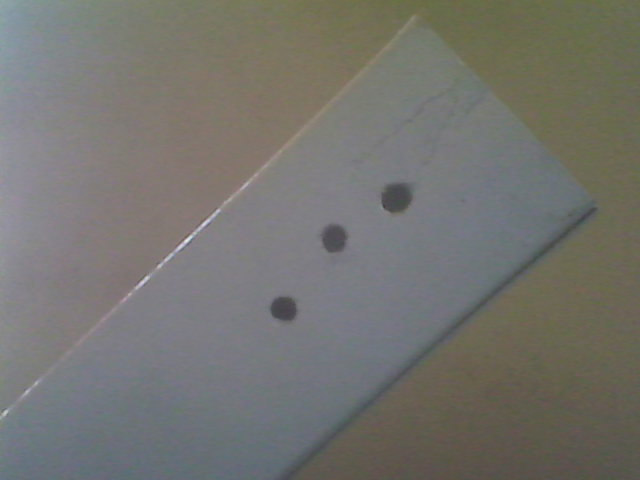
#> input picture tarea6/lb7-1.png, 640 x 480 px
$ python hole.py lb7-1.png   (Python 2 division)   (older library calls are emulated)
#> lines starting #> are read from the running program, lines starting #| are printed output that depends on the picture; after the words box and inside, x2 and y2 are one past the last pixel; in counts of white or black regions, pixels touching at a corner belong together; long printed decimals are rounded
#! /usr/bin/python
from time import time
from random import randint
from sys import argv, exit
from math import fabs, pow, sqrt
from PIL import Image, ImageOps, ImageDraw, ImageFont
from subprocess import call


def gradient(image, mask_type='prewitt', const = 2.0):

    indice_mascara = {
        "sobelx":[[-1.0*const, 0.0, 1.0*const], [-2.0*const, 0.0, 2.0*const], [-1.0*const, 0.0, 1.0*const]],
        "sobely":[[1.0*const, 2.0*const, 1.0*const], [0.0, 0.0, 0.0], [-1.0*const, -2.0*const, -1.0*const]],
        "prewittx":[[-1.0*const, 0.0, 1.0*const], [-1.0*const, 0.0, 1.0*const], [-1.0*const, 0.0, 1.0*const]],
        "prewitty":[[1.0*const, 1.0*const, 1.0*const], [0.0, 0.0, 0.0], [-1.0*const, -1.0*const, -1.0*const]]
        }

    pic_copy = (image.copy()).load()
    pic = image.load()
    kernelx = indice_mascara[mask_type+'x']
    kernely = indice_mascara[mask_type+'y']
    max_value = 0
    for i in range(image.size[0]):
        for j in range(image.size[1]):

            gx, gy = (0.0, 0.0)
            kernel_len = len(kernelx[0])
            kernel_pos = 0
            for h in range(i-1, i+2):
                for l in range(j-1, j+2):
                    if h >= 0 and l >= 0 and h < image.size[0] and l < image.size[1]:
                        pixel = pic_copy[h, l]

                        gx += pixel*kernelx[int(kernel_pos/3)][kernel_pos%3]
                        gy += pixel*kernely[int(kernel_pos/3)][kernel_pos%3]
                        kernel_pos += 1

            gradiente = int(sqrt(pow(gx, 2) + pow(gy, 2)))
            pic[i, j] = gradiente
            if pic[i, j] > max_value:
                max_value = pic[i, j]
    return max_value

def normalizar(image, max_value):
    pic = image.load()
    for i in range(image.size[0]):
        for j in range(image.size[1]):
            if max_value > 0:
                pic[i,j] = int( (float(pic[i,j])/max_value)*255 )
            else:
                pic[i,j] = 0

def filtro_umbral(image, umbral=128):
    pic = image.load()
    for i in range(image.size[0]):
        for j in range(image.size[1]):
            if pic[i, j] < umbral:
                pic[i, j] = 0
            else:
                pic[i, j] = 255

def border_detection(picture, umbral=128):
    max_values = gradient(picture)
    pseudo_promedio = normalizar(picture, max_values)
    filtro_umbral(picture, umbral=umbral)
    median_filter(picture)
    filtro_umbral(picture, umbral=umbral)

def horizontal_histogram(image, output = 'horizontal.dat'):
    hist = list()
    pic = image.load()
    fl = open(output, 'w')

    for x in range(image.size[0]):
        suma = 0
        for y in range(image.size[1]):
            suma += pic[x, y]
        fl.write(str(x)+' '+str(suma)+'\n')
        hist.append(suma)

    fl.close()
    return hist

def vertical_histogram(image, output = 'vertical.dat'):
    hist = list()
    pic = image.load()
    fl = open(output, 'w')

    for y in range(image.size[1]):
        suma = 0
        for x in range(image.size[0]):
            suma += pic[x, y]
        fl.write(str(y)+' '+str(suma)+'\n')
        hist.append(suma)

    fl.close()
    return hist

def median_filter(image):
    pic = image.load()
    pic_copy = (image.copy()).load()

    for i in range(image.size[0]):
        for j in range(image.size[1]):

            temp = []
            for h in range(i-1, i+2):
                for l in range(j-1, j+2):
                    if h >= 0 and l >= 0 and h < image.size[0] and l < image.size[1]:
                        temp.append(pic_copy[h, l])
            temp.sort()
            pic[i,j] = int(temp[int(len(temp)/2)])
    return pic

def find_local_minimums(histogram):
    cosa = list()
    for i in range(1, len(histogram)-1):
        if histogram[i-1] > histogram[i] and histogram[i+1] > histogram[i]:
            yield i

pat = [[1.6756756756756757, 1.6756756756756757, 1.6756756756756757, 1.6621621621621621, 1.6621621621621621, 1.6486486486486487, 1.6621621621621621, 1.6486486486486487, 1.6486486486486487, 1.6621621621621621, 1.6486486486486487], [1.6756756756756757, 1.6621621621621621, 1.6081081081081081, 1.5, 1.4324324324324325, 1.4324324324324325, 1.5, 1.6081081081081081, 1.6486486486486487, 1.6621621621621621, 1.6486486486486487], [1.6621621621621621, 1.6081081081081081, 1.3918918918918919, 1.0810810810810811, 1.0675675675675675, 1.0945945945945945, 1.4189189189189189, 1.5, 1.6081081081081081, 1.6621621621621621, 1.6486486486486487], [1.6486486486486487, 1.3918918918918919, 1.0810810810810811, 1.027027027027027, 1.0, 1.0405405405405406, 1.0945945945945945, 1.4459459459459461, 1.6486486486486487, 1.6621621621621621, 1.6486486486486487], [1.6486486486486487, 1.2837837837837838, 1.027027027027027, 1.0, 1.0, 1.0, 1.0675675675675675, 1.4459459459459461, 1.6486486486486487, 1.6621621621621621, 1.6486486486486487], [1.6756756756756757, 1.2837837837837838, 1.027027027027027, 1.0135135135135136, 1.0135135135135136, 1.0135135135135136, 1.0675675675675675, 1.5135135135135136, 1.6621621621621621, 1.6621621621621621, 1.6486486486486487], [1.6756756756756757, 1.5945945945945945, 1.2837837837837838, 1.027027027027027, 1.027027027027027, 1.0675675675675675, 1.4594594594594594, 1.6486486486486487, 1.6621621621621621, 1.6621621621621621, 1.6486486486486487], [1.7027027027027026, 1.7027027027027026, 1.5945945945945945, 1.3378378378378379, 1.3378378378378379, 1.4594594594594594, 1.6621621621621621, 1.6621621621621621, 1.6621621621621621, 1.6621621621621621, 1.6486486486486487], [1.7027027027027026, 1.6891891891891893, 1.6891891891891893, 1.6756756756756757, 1.6756756756756757, 1.6756756756756757, 1.6621621621621621, 1.6621621621621621, 1.6621621621621621, 1.6486486486486487, 1.6486486486486487], [1.6891891891891893, 1.6891891891891893, 1.6891891891891893, 1.6891891891891893, 1.6891891891891893, 1.6756756756756757, 1.6756756756756757, 1.6621621621621621, 1.6621621621621621, 1.6621621621621621, 1.6486486486486487], [1.6891891891891893, 1.6891891891891893, 1.6891891891891893, 1.6891891891891893, 1.6891891891891893, 1.6756756756756757, 1.6756756756756757, 1.6621621621621621, 1.6621621621621621, 1.6621621621621621, 1.6486486486486487]]

def nuevo_visitados(size):
    visitados = dict()
    for i in range(size[0]):
        for j in range(size[1]):
            visitados[i,j] = False
    return visitados

def mean(values):
    suma = 0.0
    for i in values:
        suma += i
    return suma / len(values)

def dfs(image, inicio, color, border_color):
    visitados = nuevo_visitados(image.size)
    pic = image.load()
    siguientes = list()
    size = 0
    siguientes.append(inicio)
    reference_color = (mean(pic[tuple(inicio)]) / pat[len(pat)/2][len(pat[0])/2])*1.2

    while len(siguientes) > 0:
        actual = siguientes.pop(0)
        pic[tuple(actual)] = tuple(color)
        visitados[tuple(actual)] = True
        size += 1

        for h in range(int(actual[0])-1, int(actual[0])+2):
            for l in range(int(actual[1])-1, int(actual[1])+2):
                if h >= 0 and l >= 0 and h < image.size[0] and l < image.size[1]:
                    if not visitados[h, l]:
                        if reference_color > mean(pic[h,l]):
                            if not [h, l] in siguientes:
                                siguientes.append([h, l])
                        else:
                            visitados[h, l] = True
                            pic[tuple(actual)] = tuple(border_color)
    return size

def compare(pat, finded):
    diff = 0.0
    unit = finded[0][0]/pat[0][0]
    for y in range(len(pat)):
        for x in range(len(pat[0])):
            diff += fabs( (finded[x][y]/unit) - pat[x][y])
    return diff

def random_purple():
    return (randint(200,250), randint(100, 200), randint(100, 200))

def hole_detection(image_name, output="output.png", size=(128, 128)):
#> called with image_name = 'lb7-1.png', output = 'output.png', size = (128, 128)
    image = Image.open(image_name)
#> image is the input picture: PIL image 640x480 RGB; mean R, G, B 116.1, 115.5, 110.6
    original_image = image.copy()
    image.thumbnail(size, Image.ANTIALIAS)
#> image: PIL image 128x96 RGB

    image = ImageOps.grayscale(image)
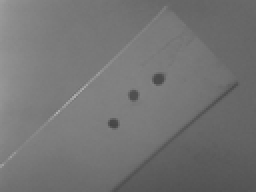
#> image: PIL image 128x96 L (shown 2 times larger); min 69, max 174, mean 115.3
    median_filter(image)

    horizontal_hist = horizontal_histogram(image)
#> after the loop in horizontal_histogram, `for x in range(image.size[0]):`: hist = 128 values, max 13472 at index 0, min 9485 at index 126, mean 11065.9
#> horizontal_hist has the same summary as hist in horizontal_histogram
    vertical_hist = vertical_histogram(image)
#> after the loop in vertical_histogram, `for y in range(image.size[1]):`: hist = 96 values, max 15750 at index 35, min 12144 at index 95, mean 14754.5
#> vertical_hist has the same summary as hist in vertical_histogram

    horizontal = [ y for y in find_local_minimums(horizontal_hist)]
#> horizontal = [27, 31, 34, 38, 42, 48, 57, 67, 80, 117, 119, 126]
    vertical = [ x for x in find_local_minimums(vertical_hist)]
#> vertical = [2, 39, 48, 62]

    call(['gnuplot', 'hole.plot'])
#> (this line was passed over: subprocess is not available in this run)

    holes_centers = list()
    threshold = 17.0
    d = 5
    pic = image.load()
    for y in vertical:
        for x in horizontal:
            finded = list()
            for y1 in range(y-d, y+d+1):
                temp = list()
                for x1 in range(x-d, x+d+1):
                    try:
                        temp.append(pic[x1, y1])
                    except:
                        temp.append(float('inf'))
                finded.append(temp)
            if compare(pat, finded) < threshold:
                holes_centers.append((x, y))
#> this loop made 4 passes
#> y on passes 1 to 4: 2, 39, 48, 62
#> after the loop, holes_centers = [(80, 39), (67, 48), (57, 62)]

    # Detectar bordes
    border_detection(image, umbral = 20)
#> in gradient, `indice_mascara = { "sobelx":[[-1.0*const, 0.0, 1.0*const], [-2.0*const..`: indice_mascara = {'sobelx': [[-2, 0, 2], [-4, 0, 4], [-2, 0, 2]], 'sobely': [[2, 4, 2], [0, 0, 0], [-2, -4, -2]], 'prewittx': [[-2, 0, 2], [-2, 0, 2], [-2, 0, 2]], 'prewitty': [[2, 2, 2], [0, 0, 0], [-2, -2, -2]]}
#> in gradient, `kernelx = indice_mascara[mask_type+'x']`: kernelx = [[-2, 0, 2], [-2, 0, 2], [-2, 0, 2]]
#> in gradient, `kernely = indice_mascara[mask_type+'y']`: kernely = [[2, 2, 2], [0, 0, 0], [-2, -2, -2]]
#> after the loop in gradient, `for i in range(image.size[0]):`: max_value = 255
#> in border_detection, `max_values = gradient(picture)`:
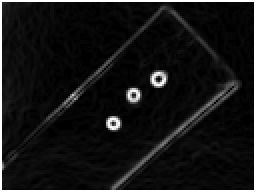
#> picture: PIL image 128x96 L (shown 2 times larger); min 0, max 255, mean 21.8
#> in border_detection, `filtro_umbral(picture, umbral=umbral)`:
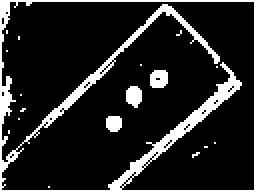
#> picture: PIL image 128x96 L (shown 2 times larger); 14.4% white; 18 white regions (14 under 20 px), largest, box (x1, y1, x2, y2) and area: (0, 0, 128, 96) 1542, (75, 35, 84, 44) 71, (63, 43, 71, 54) 69, (53, 58, 61, 66) 56
#> in border_detection, `median_filter(picture)`:
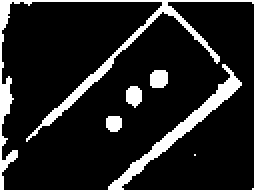
#> picture: PIL image 128x96 L (shown 2 times larger); 14.4% white; 5 white regions (1 under 20 px), largest, box (x1, y1, x2, y2) and area: (0, 0, 128, 96) 1575, (75, 35, 84, 44) 73, (63, 43, 71, 54) 68, (53, 58, 61, 66) 56
    # empieza lo de lab

    razon = image.size
#> razon = (128, 96)
    image = original_image
    razon = (float(image.size[0])/razon[0], float(image.size[1])/razon[1])
#> razon = (5, 5)
    draw = ImageDraw.Draw(image)
    font = ImageFont.truetype("/usr/share/fonts/truetype/freefont/FreeSansBold.ttf", 18)

    print 'Porcentaje del agujero con respecto a la imagen'
    image_size = image.size[0]*image.size[1]
#> image_size = 307200

    r = 2
    for i in range(len(holes_centers)):
        nombre = 'H'+str(i+1)
        x = holes_centers[i][0]*razon[0]
        y = holes_centers[i][1]*razon[1]
        purple = random_purple()
        size = dfs(image, (x, y), purple, (purple[0], purple[1]-70, purple[2]))
        draw.ellipse((x-r, y-r, x+r, y+r), fill=(200, 255, 50))
        draw.text((x, y+(15)), nombre, fill=(0, 255, 0), font=font)
        print '    Agujero: ', nombre, str((float(size)*100)/image_size)+'%'
#> this loop made 3 passes
#> (nombre, x, y, purple, size, reference_color in dfs) on pass 1: ('H1', 400, 195, (224, 197, 153), 0, 90.38)
#|     Agujero:  H1 0.2044%
#|     Agujero:  H2 0.1429%
#|     Agujero:  H3 0.1361%
#> image: PIL image 640x480 RGB
    image.save(output)

def main():
    before = time()
    hole_detection(argv[1])
    print "Tiempo de corrida:", (time() - before)

main()

$ run again, on tarea6/lb7-3.png
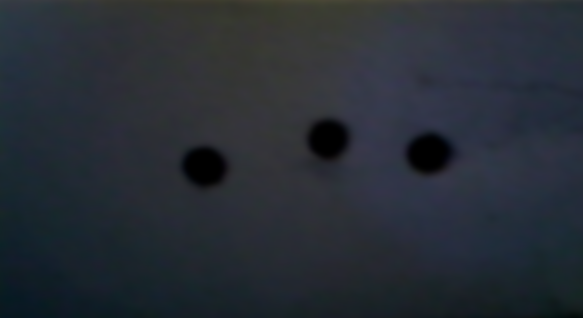
#> input picture tarea6/lb7-3.png, 583 x 318 px
#> in hole_detection, image is the input picture: PIL image 583x318 RGB; mean R, G, B 39.2, 45, 53.1
#> after the loop in horizontal_histogram, `for x in range(image.size[0]):`: hist = 128 values, max 3625 at index 83, min 2636 at index 3, mean 3104.5
#> horizontal_hist has the same summary as hist in horizontal_histogram
#> after the loop in vertical_histogram, `for y in range(image.size[1]):`: hist = 70 values, max 7307 at index 0, min 3473 at index 69, mean 5676.9
#> vertical_hist has the same summary as hist in vertical_histogram
#> horizontal = [3, 44, 71, 94, 126]
#> vertical = [7, 19, 34]
#> the loop in hole_detection, `for y in vertical:` made 3 passes
#> y on passes 1 to 3: 7, 19, 34
#> after the loop in hole_detection, `for y in vertical:`: holes_centers = []
#> indice_mascara = {'sobelx': [[-2, 0, 2], [-4, 0, 4], [-2, 0, 2]], 'sobely': [[2, 4, 2], [0, 0, 0], [-2, -4, -2]], 'prewittx': [[-2, 0, 2], [-2, 0, 2], [-2, 0, 2]], 'prewitty': [[2, 2, 2], [0, 0, 0], [-2, -2, -2]]}
#> kernelx = [[-2, 0, 2], [-2, 0, 2], [-2, 0, 2]]
#> kernely = [[2, 2, 2], [0, 0, 0], [-2, -2, -2]]
#> after the loop in gradient, `for i in range(image.size[0]):`: max_value = 255
#> in border_detection, `filtro_umbral(picture, umbral=umbral)`:
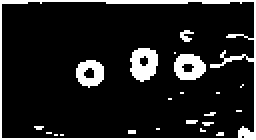
#> picture: PIL image 128x70 L (shown 2 times larger); 12.5% white; 22 white regions (17 under 20 px), largest, box (x1, y1, x2, y2) and area: (0, 0, 128, 70) 565, (65, 24, 79, 41) 172, (87, 27, 103, 40) 150, (38, 30, 52, 44) 134, (90, 15, 97, 21) 24
#> in border_detection, `median_filter(picture)`:
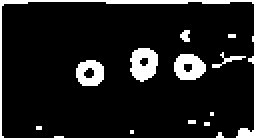
#> picture: PIL image 128x70 L (shown 2 times larger); 12% white; 12 white regions (6 under 20 px), largest, box (x1, y1, x2, y2) and area: (0, 0, 128, 70) 523, (65, 24, 79, 41) 173, (87, 27, 103, 40) 153, (38, 30, 52, 43) 134, (106, 26, 123, 34) 36, (90, 15, 95, 21) 22
